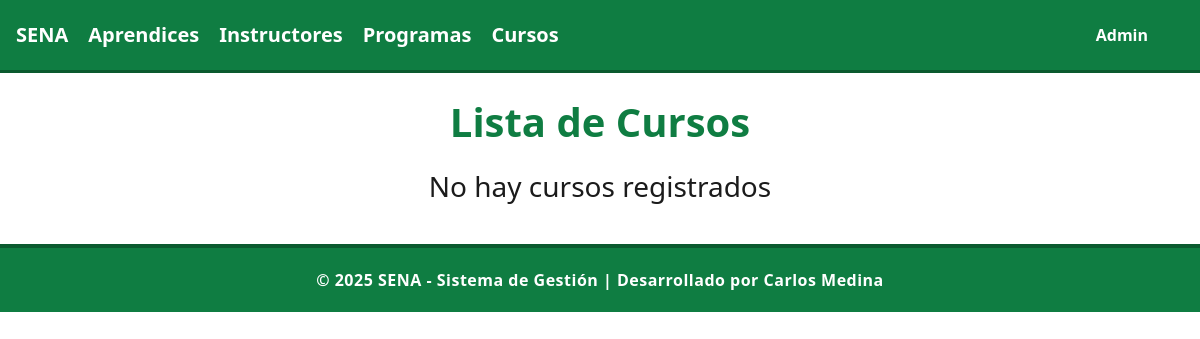
Before: /cursos/ with the older database file.
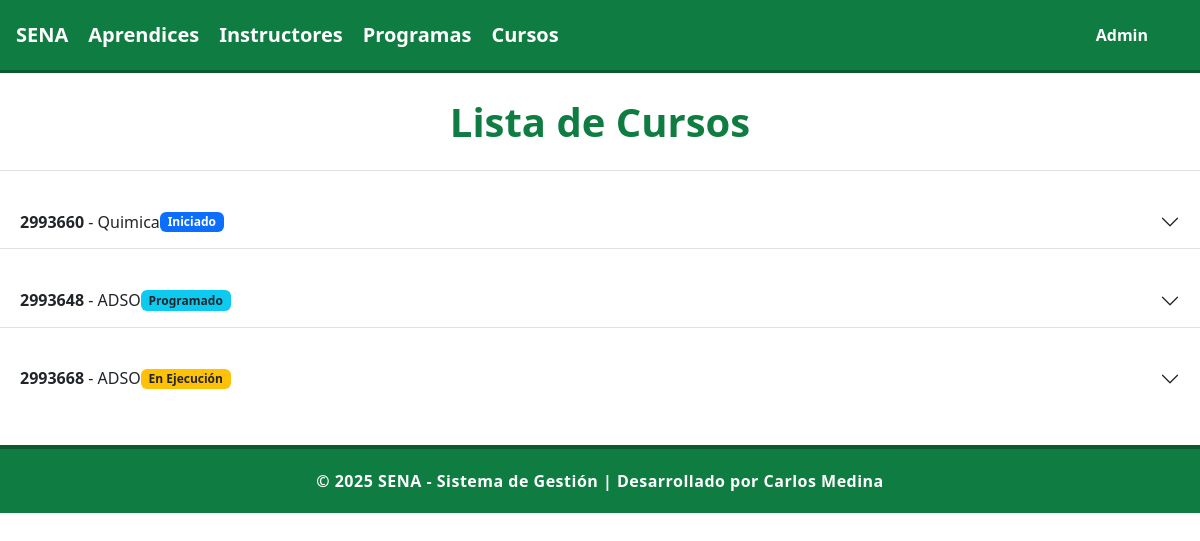
After: the same page with the newer database file.
### cursos/models.py (models this page shows, shortened)
class Curso(models.Model):
    ESTADO_CHOICES = [
        ('PRO', 'Programado'),
        ('INI', 'Iniciado'),
        ('EJE', 'En Ejecución'),
        ('FIN', 'Finalizado'),
        ('CAN', 'Cancelado'),
        ('SUS', 'Suspendido'),
    ]
    codigo = models.CharField(max_length=30,unique=True,verbose_name="Código del Curso")
    nombre = models.CharField(max_length=200, verbose_name="Nombre del Curso")
    programa = models.ForeignKey('programas.Programa', on_delete=models.CASCADE, verbose_name="Programa de Formación")
    instructor_coordinador = models.ForeignKey('instructores.Instructor', on_delete=models.CASCADE, related_name='cursos_coordinados', verbose_name="Instructor Coordinador")
    instructores = models.ManyToManyField('instructores.Instructor', through='InstructorCurso', related_name='cursos_impartidos', verbose_name="Instructores")
    aprendices = models.ManyToManyField('aprendices.Aprendiz', through='AprendizCurso', related_name='cursos', verbose_name="Aprendices")
    fecha_inicio = models.DateField(verbose_name="Fecha de Inicio")
    fecha_fin = models.DateField(verbose_name="Fecha de Finalización")
    horario = models.CharField(max_length=100, verbose_name="Horario")
    aula = models.CharField(max_length=50, verbose_name="Aula/Ambiente")
    cupos_maximos = models.PositiveIntegerField(verbose_name="Cupos Máximos")
    estado = models.CharField(max_length=3, choices=ESTADO_CHOICES, default='PRO', verbose_name="Estado del Curso")
    observaciones = models.TextField(blank=True, null=True, verbose_name="Observaciones")
    fecha_registro = models.DateTimeField(auto_now_add=True, verbose_name="Fecha de Registro")
    class Meta:
        verbose_name = "Curso"
        verbose_name_plural = "Cursos"
        ordering = ['-fecha_inicio']
    def cupos_disponibles(self):
        return self.cupos_maximos - self.aprendices.count()
    def porcentaje_ocupacion(self):
        if self.cupos_maximos > 0:
            return (self.aprendices.count() / self.cupos_maximos) * 100
        return 0

### cursos/views.py (the view)
# urls.py: path('', include('cursos.urls')),
def cursos(request):
    mycursos = Curso.objects.all()
    template = loader.get_template('all_cursos.html')
    context = {
        'mycursos': mycursos,
    }
    return HttpResponse(template.render(context, request))

### cursos/templates/all_cursos.html (shortened to what this page needs)
{% extends "master.html" %}
{% block content %}
<div class="accordion accordion-flush mt-4" id="accordionCursos">
  <center>
      <h1 class="mb-4">Lista de Cursos</h1>
  </center>
  {% for curso in mycursos %}
  <div class="accordion-item">
    <h2 class="accordion-header" id="heading{{ forloop.counter }}">
      <button class="accordion-button collapsed d-flex justify-content-between"
              type="button"
              data-bs-toggle="collapse"
              data-bs-target="#collapse{{ forloop.counter }}"
              aria-expanded="false"
              aria-controls="collapse{{ forloop.counter }}">
          <div>
            <strong>{{ curso.codigo }}</strong> - {{ curso.nombre }}
          </div>
          <span class="badge
            {% if curso.estado == 'PRO' %} bg-info text-dark
            {% elif curso.estado == 'INI' %} bg-primary
            {% elif curso.estado == 'EJE' %} bg-warning text-dark
            {% elif curso.estado == 'FIN' %} bg-success
            {% elif curso.estado == 'CAN' %} bg-danger
            {% elif curso.estado == 'SUS' %} bg-secondary
            {% endif %}">
            {{ curso.get_estado_display }}
          </span>
      </button>
    </h2>
  </div>
  {% empty %}
    <center><h3>No hay cursos registrados</h3></center>
  {% endfor %}
</div>
{% endblock %}

### aprendices/templates/master.html (shortened to what this page needs)
<!DOCTYPE html>
<html>
<head>
    {% load static %}
  {% load bootstrap5 %}
  <link rel="stylesheet" href="https://cdn.jsdelivr.net/npm/bootstrap-icons@1.10.0/font/bootstrap-icons.css">
  <link rel="stylesheet" href="{% static 'mystyles.css' %}">
  {% bootstrap_css %}
</head>
<body>
<nav id="navbar-example2" class="navbar bg-body-tertiary px-3 mb-3">
  <a class="navbar-brand" href="/">SENA</a>
  <a class="navbar-brand" href="/aprendices">Aprendices</a>
  <a class="navbar-brand" href="/instructores">Instructores</a>
  <a class="navbar-brand" href="/programas">Programas</a>
  <a class="navbar-brand" href="/cursos">Cursos</a>
  <ul class="nav nav-pills">
    <li class="nav-item">
      <a class="nav-link" href="/admin">Admin</a>
    </li>
      </ul>
</nav>
  {% block content %}{% endblock %}
  <footer>
    © 2025 SENA - Sistema de Gestión | Desarrollado por Carlos Medina
  </footer>
</body>
</html>

### aprendices/static/mystyles.css (style rules this page uses)
body { background-color: #ffffff; font-family: "Segoe UI", Tahoma, Geneva, Verdana, sans-serif; color: #1b1b1b; margin: 0; padding: 0; }
.navbar { background-color: #0f7d42 !important; padding: 15px; border-bottom: 3px solid #0a5a2f; }
.navbar a { color: white !important; font-weight: 600; margin-right: 20px; transition: 0.2s; }
h1, h2 { text-align: center; color: #0f7d42; margin-top: 25px; font-weight: 800; }
footer { margin-top: 50px; padding: 15px; text-align: center; background-color: #0f7d42; color: white; }

### aprendices/templates/master.html (style rules this page uses)
body { background-color: #ffffff; font-family: "Segoe UI", Tahoma, Geneva, Verdana, sans-serif; color: #1b1b1b; margin: 0; padding: 0; }
.navbar { background-color: #0f7d42 !important; padding: 15px; border-bottom: 3px solid #0a5a2f; }
.navbar a { color: white !important; font-weight: 600; margin-right: 20px; transition: 0.2s; }
h1, h2 { text-align: center; color: #0f7d42; margin-top: 25px; font-weight: 800; }
footer { margin-top: 50px; padding: 15px; text-align: center; background-color: #0f7d42; color: white; }
footer { background-color: #0f7d42; color: white; padding: 20px 10px; text-align: center; margin-top: 40px; border-top: 4px solid #0a5a2f; font-weight: 600; letter-spacing: 0.5px; }

Changed rows visible on the page:
added Curso: codigo "2993660", nombre "Quimica", estado "Iniciado"
added Curso: codigo "2993648", nombre "ADSO", estado "Programado"
added Curso: codigo "2993668", nombre "ADSO", estado "En Ejecución"
Other visible differences:
text no longer shown: "No hay cursos registrados"
